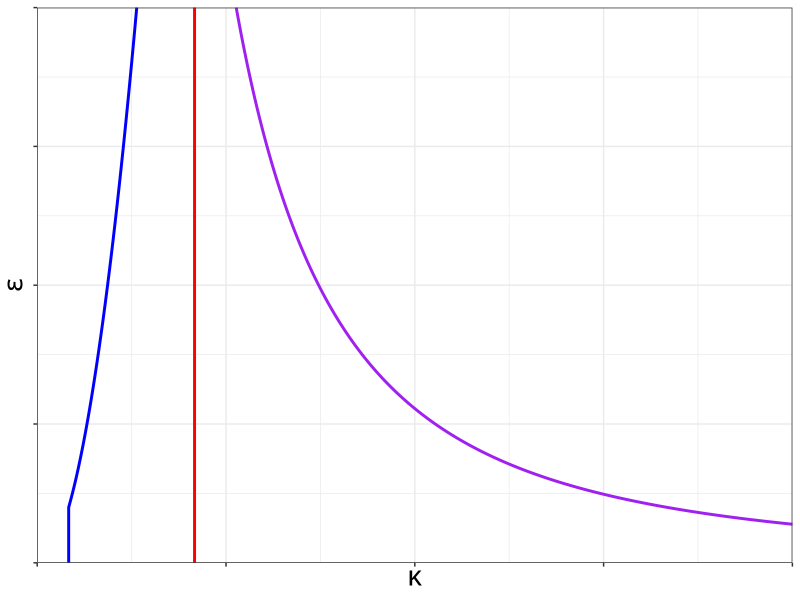

The R source for this figure: (Note: this script raises an error after producing the figure.)
library(ggplot2)

# === Without shading ====
nu <- 2
Delta <- 100

eps <- seq(0, 0.1, length.out = 500)

boundary1 <- 5*pmax(eps^(1 - 1/nu),rep(Delta^(-1/2), length(eps)))
boundary2 <- rep(2.5,length(eps))
boundary3 <- eps^(-1/nu)

df <- data.frame(
  eps = eps,
  b1 = boundary1,
  b2 = boundary2,
  b3 = boundary3
)

ggplot(df, aes(y = eps)) +
  geom_line(aes(x = b1), color = "blue", size = 1) +
  geom_line(aes(x = b2), color = "red", size = 1) +
  geom_line(aes(x = b3), color = "purple", size = 1) +
  labs(
    y = expression(epsilon),
    x = expression(kappa)
  ) +
  coord_cartesian(xlim = c(0, 12), ylim = c(0, 0.1), expand = FALSE)+
  theme_bw()+
  theme(text=element_text(size=20), axis.text.x = element_blank(), axis.text.y = element_blank())

# ==== With shading =====
eps <- seq(0, 0.1, length.out = 500)
Delta <- 100

# for v
nu <- 2
boundary1 <- 5*pmax(eps^(1 - 1/nu),rep(Delta^(-1/2), length(eps)))
boundary2 <- rep(2.5,length(eps))
boundary3 <- eps^(-1/nu)

# For theta
boundary1 <- 5*pmax(eps*log(1/eps),rep(Delta^(-1/2), length(eps)))
boundary2 <- rep(2.5,length(eps))
boundary3 <- 1.5*log(1/eps)

# Construct shaded regions (note: x = kappa, y = eps)
region1 <- df %>% mutate(xmin = 0,  xmax = b1, region = "1")
region2 <- df %>% mutate(xmin = b1, xmax = b2, region = "2")
region3 <- df %>% mutate(xmin = b2, xmax = b3, region = "3")
region4 <- df %>% mutate(xmin = b3, xmax = 10, region = "4")

regions <- bind_rows(region1, region2, region3, region4)

# Plot
ggplot(df, aes(y = eps)) +
  
  # Shading for each region
  geom_ribbon(data = regions,
              aes(xmin = xmin, xmax = xmax, fill = region),
              alpha = 0.25, show.legend = FALSE) +
  
  # Boundary lines
  geom_line(aes(x = b1), color = "red", size = 1) +
  geom_line(aes(x = b2), color = "blue", size = 1) +
  geom_line(aes(x = b3), color = "purple", size = 1) +
  
  # Region labels 
  annotate("text", x = 0.8,  y = 0.07, label = "R1", size = 7) +
  annotate("text", x = 2, y = 0.05, label = "R2", size = 7) +
  annotate("text", x = 4,  y = 0.03, label = "R3", size = 7) +
  annotate("text", x = 7,  y = 0.05,  label = "R4", size = 7) +
  
  labs(
    y = expression(epsilon),
    x = expression(kappa)
  ) +
  
  coord_cartesian(xlim = c(0, 10), ylim = c(0, 0.1), expand = FALSE) +
  
  theme_bw() +
  theme(
    text = element_text(size = 20),
    axis.text.x = element_blank(),
    axis.text.y = element_blank()
  )